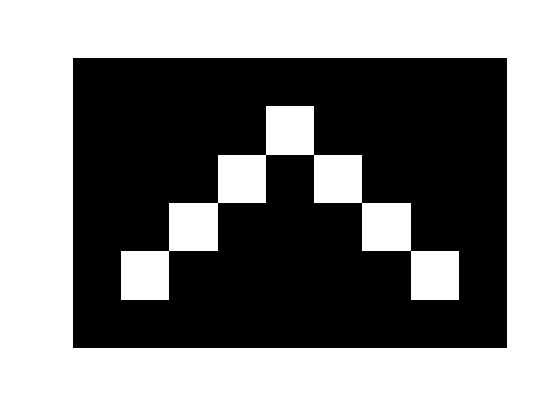
#> input picture AI-PGM/A2/image.png, 560 x 420 px; the run also reads 1 picture not shown here
$ jupyter execute A2E3.ipynb
#> lines starting #> are read from the running program, lines starting #| are printed output that depends on the picture; after the words box and inside, x2 and y2 are one past the last pixel; in counts of white or black regions, pixels touching at a corner belong together
Exercise 3: Do an image denoising example using Markov Random Fields like that shown in class.

I have taken an image and converted all the pixel values to a value between {-1, 1}. Then I have flipped the values, with probability of 0.1 to add noise to the image.

### Markov Random Field For Image Denoising

Because the noise level is small, we know that there will be a strong correlation between $x_i$ and $y_i$. We also know that neighbouring pixels $x_i$ and $x_j$ in an image are strongly correlated. This prior knowledge can be captured using the Markov random field model whose undirected graph is shown in above figure. This graph has two types of cliques, each of which contains two variables. The cliques of the form $\{x_i, y_i\}$ have an associated energy function that expresses the correlation between these variables. We choose a very simple energy function for these cliques of the form $- \eta x_i y_i$ where $\eta$ is a positive constant. This has the desired effect of giving a lower energy (thus encouraging a higher probability) when $x_i$ and $y_i$ have the same sign and a higher energy when they have the opposite sign.

The remaining cliques comprise pairs of variables $\{x_i, x_j\}$ where $i$ and $j$ are indices of neighbouring pixels. Again, we want the energy to be lower when the pixels have the same sign than when they have the opposite sign, and so we choose an energy given by $− \beta x_i x_j$ where $\beta$ is a positive constant.

Because a potential function is an arbitrary, nonnegative function over a maximal clique, we can multiply it by any nonnegative functions of subsets of the clique, or equivalently we can add the corresponding energies. In this example, this allows us to add an extra term $\alpha x_i$ for each pixel $i$ in the noise-free image. Such a term has the effect of biasing the model towards pixel values that have one particular sign in preference to the other.

The complete energy function for the model then takes the form

$$E(X,Y) = \alpha\sum\limits_{i} x_i - \beta \sum\limits_{i,j} x_i x_j - \eta \sum\limits_{i} x_i y_i $$

which deﬁnes a joint distribution over $x$ and $y$ given by

$$p(x, y) = \frac{1}{Z} \exp\{-E(x,y)\}$$

### Idea to solve the problem

Basic idea to solve this problem is updating the noisy image to decrease it's energy function. It's essentially an optimization process. A general way to do that is finding the gradient of energy function and modify original data according to it. We call this method **gradient descent**.

[cell 1]
import numpy as np
import matplotlib.pyplot as plt
from scipy.signal import convolve2d as conv2d
import cv2

[cell 2]
def showImage(image):
    plt.imshow(image, cmap='gray')
    plt.show()

[cell 3]
def convertPixels(image):
    image_gray = image.copy()
    for i in range(0, image.shape[0]):
        for j in range(0, image.shape[1]):
            if image_gray[i][j] == 0:
                image_gray[i][j] = -1
    return image_gray

[cell 4]
image = plt.imread('image.png')
#> image is the input picture: shape (420, 560, 3) float32; values 0 (black) and 1 (white), 53.4% white; 1 black region, box (x1, y1, x2, y2) and area: (73, 58, 507, 348) 109492
showImage(image)

[cell 5]
image = image[:,:,0]
image_gray = convertPixels(image)

[cell 6]
#Displaying the image with pixel values between -1 and 1
showImage(image_gray)

[cell 7]
def addNoise(new_image):
    index = np.random.rand(image.shape[0], image.shape[1])
    print(index.dtype)
#| float64
    new_image[index < 0.1] *= 1
    return new_image

[cell 8]
noise_image = addNoise(image_gray)
showImage(noise_image)

[cell 9]
def energyFunction(hidden, observation, alpha=1, beta=1, gamma=1, phi=1, sigma=1, eta=1):
#> called with alpha = 1, beta = 1, gamma = 1, phi = 1, sigma = 1, eta = 1
    beta_filter = np.array([[0.0, 1.0, 0.0], [1.0, 0.0, 1.0], [0.0, 1.0, 0.0]])
    #Convolve the image with the beta_filter
    matB = conv2d(hidden, beta_filter, 'same')
    #Calculating the energy map
    mapE = hidden * (alpha - beta * matB - eta * observation)
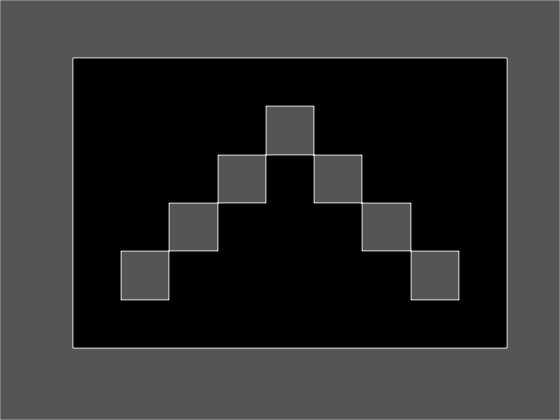
#> mapE: shape (420, 560) float64; min -6, max 0, mean -4.88; drawn with min black and max white
    #Calculate the energy
    E = np.mean(mapE)
#> E = -4.88
    #Calculate the energy difference map
    dE = -2 * mapE
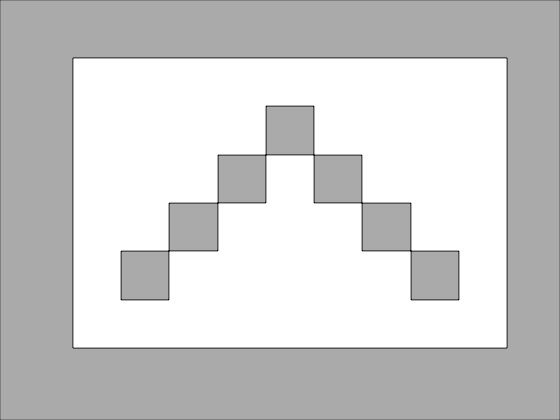
#> dE: shape (420, 560) float64; min 0, max 12, mean 9.75; drawn with min black and max white
    return E, dE

[cell 10]
def denoise(noisy_image, efunc, alpha, beta, gamma, phi, sigma, eta):
    rec_image = noisy_image.copy()
    #Calculating Energy and its gradients
    E, dE = efunc(rec_image, noisy_image, alpha, beta, gamma, phi, sigma, eta)
#> E = -4.88
    #Temporal energy and iteration count
    Etmp, i = E + 1, 0
#> Etmp = -3.88; i = 0
    # optimize the energy function
    while Etmp > E:
        Etmp = E
        # Flipping the pixels which can lower the Energy function
        rec_image[dE < 0] *= -1
        # Calculate energy function with revised image
        [E, dE] = efunc(rec_image, noisy_image, alpha, beta, gamma, phi, sigma, eta)
        i += 1
#> this loop made 1 pass
#> (Etmp, E, i) on pass 1: (-4.88, -4.88, 1)
#> after the loop, i = 1
    rec_image[rec_image == -1] == 0
    return rec_image

[cell 11]
denoised_image = denoise(noise_image, energyFunction, 1, 1, 1, 1, 1, 1)
showImage(denoised_image)

[cell 12]
denoised_image = denoise(noise_image, energyFunction, 0, 1, 1, 1, 1, 0)
#> the loop in denoise (call 2), `while Etmp > E:` made 1 pass
#> (Etmp, E, i) on pass 1: (-3.94, -3.94, 1)
showImage(denoised_image)

[cell 13]
def extendedEnergyFunction(hidden, observation, alpha, beta, gamma, phi, sigma, eta):
    #The different templates
    # template alpha
#> called with alpha = 0, beta = 1, gamma = 0.1, phi = 0, sigma = 0.1, eta = 0
    Ta = np.asarray([[[-1,-1,-1,-1,1],[-1,-1,-1,1,-1],[-1,-1,0,-1,-1],[-1,1,-1,-1,-1],[1,-1,-1,-1,-1]],
                     [[-1,-1,1,-1,-1],[-1,-1,1,-1,-1],[-1,-1,0,-1,-1],[-1,-1,1,-1,-1],[-1,-1,1,-1,-1]],
                     [[1,-1,-1,-1,-1],[-1,1,-1,-1,-1],[-1,-1,0,-1,-1],[-1,-1,-1,1,-1],[-1,-1,-1,-1,1]],
                     [[-1,-1,-1,-1,-1],[-1,-1,-1,-1,-1],[1,1,0,1,1],[-1,-1,-1,-1,-1],[-1,-1,-1,-1,-1]]])
    # template beta
    Tb = np.asarray([[0, 1, 0], [1, 0, 1], [0, 1, 0]])
    # template gamma
    Tg = np.asarray([[1,1,1,1,1],[1,0,0,0,1],[1,0,0,0,1],[1,0,0,0,1],[1,1,1,1,1]])
    # template phi
    Tp = np.asarray([[0,0,1,0,0],[0,0,1,0,0],[1,1,0,1,1],[0,0,1,0,0],[0,0,1,0,0]])
    # template sigma
    Ts = np.asarray([[[1,-1,-1,-1,-1],[1,0,-1,-1,-1],[1,1,0,-1,-1],[1,1,1,0,-1],[1,1,1,1,1]],
                     [[1,1,1,-1,-1],[1,1,0,-1,-1],[1,1,0,-1,-1],[1,1,0,-1,-1],[1,1,1,-1,-1]],
                     [[1,1,1,1,1],[1,1,1,0,-1],[1,1,0,-1,-1],[1,0,-1,-1,-1],[1,-1,-1,-1,-1]],
                     [[1,1,1,1,1],[1,1,1,1,1],[1,0,0,0,1],[-1,-1,-1,-1,-1],[-1,-1,-1,-1,-1]],
                     [[1,1,1,1,1],[-1,0,1,1,1],[-1,-1,0,1,1],[-1,-1,-1,0,1],[-1,-1,-1,-1,1]],
                     [[-1,-1,1,1,1],[-1,-1,0,1,1],[-1,-1,0,1,1],[-1,-1,0,1,1],[-1,-1,1,1,1]],
                     [[-1,-1,-1,-1,1],[-1,-1,-1,0,1],[-1,-1,0,1,1],[-1,0,1,1,1],[1,1,1,1,1]],
                     [[-1,-1,-1,-1,-1],[-1,-1,-1,-1,-1],[1,0,0,0,1],[1,1,1,1,1],[1,1,1,1,1]]])


    #Generating parameter for alpha
    matA = np.empty(hidden.shape)
    for T in Ta:
        matA = np.maximum(matA, hidden * conv2d(hidden, T, 'same'))

    #Generating parameter matrix beta
    matB = conv2d(hidden, Tb, 'same')

    #Generating parameter matrix for gamma
    matG = conv2d(hidden, Tg, 'same')

    #Generating paraameter matrix for phi
    matP = conv2d(hidden, Tp, 'same')

    #Generating parameter for sigma
    matS = np.empty(hidden.shape)
    for T in Ts:
        matS = np.maximum(matS, hidden * conv2d(hidden, T, 'same'))
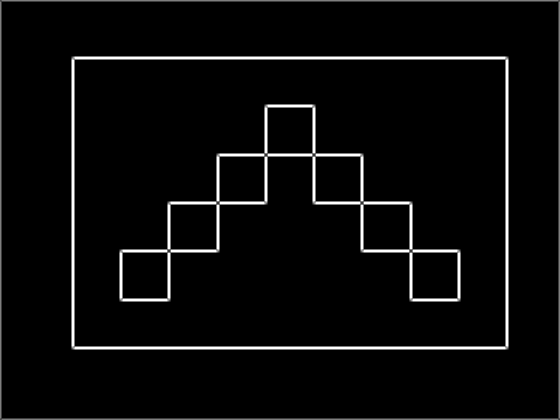
#> matS: shape (420, 560) float64; min 2, max 22, mean 2.8; drawn with min black and max white

    #calculate energy map
    mapE = -alpha*matA - sigma * matS - hidden * ( beta*matB + gamma*matG + phi*matP + eta*observation)

    #Energy value as mean of mapE
    E = np.mean(mapE)
#> E = -5.76

    #Energy difference
    dE = -2 * mapE
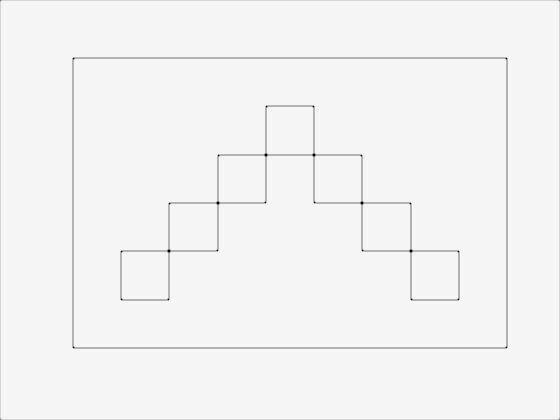
#> dE: shape (420, 560) float64; min 1.2, max 12, mean 11.52; drawn with min black and max white

    return E, dE

[cell 14]
denoised_image = denoise(noise_image, extendedEnergyFunction, 0, 1, 0.1, 0, 0.1, 0)
showImage(denoised_image)

Experiment with a low definition image -

[cell 15]
image = plt.imread('happyworld.png')
showImage(image)

[cell 16]
print(image.shape)
#| (16, 32)
image_gray = convertPixels(image)

[cell 17]
showImage(image_gray)

[cell 18]
noise_image = addNoise(image_gray)
#| float64
showImage(noise_image)

[cell 19]
denoised_image = denoise(noise_image, energyFunction, 1, 1, 1, 1, 1, 1)
showImage(denoised_image)

[cell 20]
denoised_image = denoise(noise_image, energyFunction, 0, 1, 1, 1, 1, 0)
showImage(denoised_image)
#> in showImage (call 11), `plt.show()`:
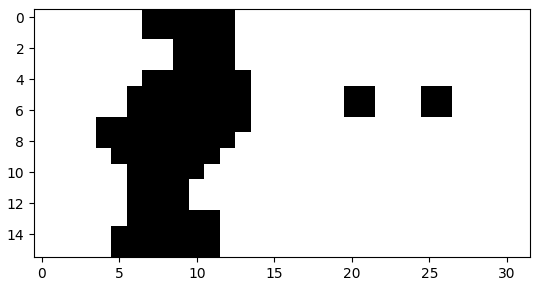
#> figure drawn by matplotlib, 1 panel

[cell 21]
denoised_image = denoise(noise_image, extendedEnergyFunction, 0, 1, 0.1, 0, 0.1, 0)
showImage(denoised_image)

[cell 22]
denoised_image = denoise(noise_image, extendedEnergyFunction, 0, 0.1, 0.1, 0.1, 1, 1)
showImage(denoised_image)

As you can see this method of denoiseing the image doesn't work out well for images which have low resolution. Then tend to destroy the whole image.

### Denoising a colored image

We have seen how to denoise a back and white image below I have implemented an extension of this for coloured images.

[cell 23]
image = cv2.imread('color.jpg', 0)
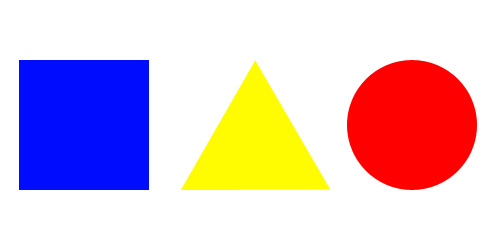
#> input picture AI-PGM/A2/color.jpg, 500 x 250 px
#> image: shape (250, 500); min 31, max 255, mean 204
showImage(image)

[cell 24]
from sklearn.preprocessing import normalize
#image = np.array(image, dtype='uint8')
#dt = np.dtype(image)
#image = image[:,:,0]
print(image.shape)
#| (250, 500)
image = convertPixels(image)
showImage(image)
print(image)
#> (printed output is left out)
norm_img = normalize(image)
print(norm_img)
#> (printed output is left out)
noise_image = addNoise(norm_img)
#| float64
showImage(noise_image)

[cell 25]
denoised_image = denoise(noise_image, extendedEnergyFunction, 1, 1, 0.1, 0, 0.1, 0)
#> in extendedEnergyFunction (call 8), `mapE = -alpha*matA - sigma * matS - hidden * ( beta*matB + gamma*matG ..`:
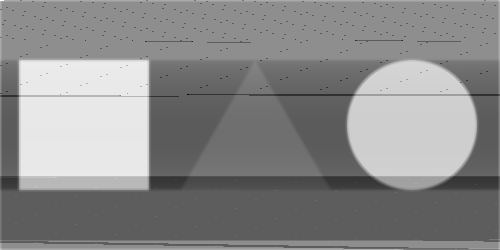
#> mapE: shape (250, 500) float64; min -20.7, max -0.0066, mean -9.49; drawn with min black and max white
#> in extendedEnergyFunction (call 8), `E = np.mean(mapE)`: E = -9.49
#> in extendedEnergyFunction (call 8), `dE = -2 * mapE`:
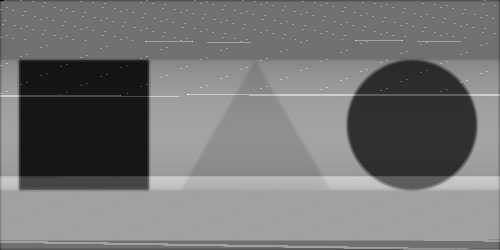
#> dE: shape (250, 500) float64; min 0.0132, max 41.41, mean 19; drawn with min black and max white
#> the loop in denoise (call 8), `while Etmp > E:` made 1 pass
#> (Etmp, E, i) on pass 1: (-9.49, -0.343, 1)
#> pass 1, in extendedEnergyFunction (call 9), `mapE = -alpha*matA - sigma * matS - hidden * ( beta*matB + gamma*matG ..`:
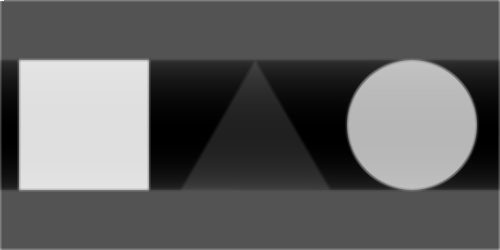
#> mapE: shape (250, 500) float64; min -0.551, max -0.0066, mean -0.343; drawn with min black and max white
showImage(denoised_image)

[cell 26]
denoised_image = denoise(noise_image, extendedEnergyFunction, 1, 1, 0.1, 0, 1, 0)
#> the loop in extendedEnergyFunction (call 10), `for T in Ts:` made 8 passes
#> pass 1, in extendedEnergyFunction (call 10), `matS = np.maximum(matS, hidden * conv2d(hidden, T, 'same'))`:
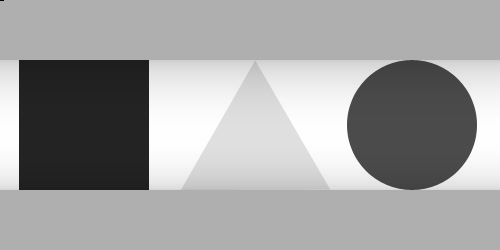
#> matS: shape (250, 500) float64; min 4.68e-310, max 0.0652, mean 0.0412; drawn with min black and max white
#> in extendedEnergyFunction (call 10), `E = np.mean(mapE)`: E = -0.739
